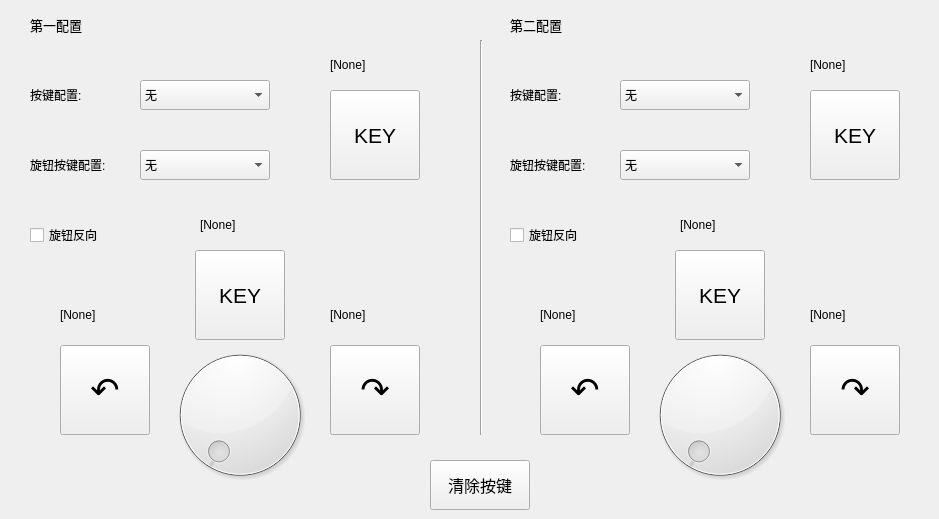
   <widget class="QWidget" name="tab_e">
    <attribute name="title">
     <string>按键旋钮</string>
    </attribute>
    <widget class="Line" name="line_2">
     <property name="geometry">
      <rect>
       <x>480</x>
       <y>40</y>
       <width>3</width>
       <height>395</height>
      </rect>
     </property>
     <property name="focusPolicy">
      <enum>Qt::NoFocus</enum>
     </property>
     <property name="orientation">
      <enum>Qt::Vertical</enum>
     </property>
    </widget>
    <widget class="QDial" name="dial_1">
     <property name="geometry">
      <rect>
       <x>165</x>
       <y>340</y>
       <width>150</width>
       <height>150</height>
      </rect>
     </property>
     <property name="focusPolicy">
      <enum>Qt::NoFocus</enum>
     </property>
     <property name="value">
      <number>0</number>
     </property>
     <property name="sliderPosition">
      <number>0</number>
     </property>
    </widget>
    <widget class="QDial" name="dial_2">
     <property name="geometry">
      <rect>
       <x>645</x>
       <y>340</y>
       <width>150</width>
       <height>150</height>
      </rect>
     </property>
     <property name="focusPolicy">
      <enum>Qt::NoFocus</enum>
     </property>
    </widget>
    <widget class="QPushButton" name="key_ec_key_11">
     <property name="geometry">
      <rect>
       <x>60</x>
       <y>345</y>
       <width>90</width>
       <height>90</height>
      </rect>
     </property>
     <property name="font">
      <font>
       <pointsize>26</pointsize>
      </font>
     </property>
     <property name="focusPolicy">
      <enum>Qt::NoFocus</enum>
     </property>
     <property name="text">
      <string>↶</string>
     </property>
    </widget>
    <widget class="QPushButton" name="key_ec_key_12">
     <property name="geometry">
      <rect>
       <x>330</x>
       <y>345</y>
       <width>90</width>
       <height>90</height>
      </rect>
     </property>
     <property name="font">
      <font>
       <pointsize>26</pointsize>
      </font>
     </property>
     <property name="focusPolicy">
      <enum>Qt::NoFocus</enum>
     </property>
     <property name="text">
      <string>↷</string>
     </property>
    </widget>
    <widget class="QPushButton" name="key_ec_key_21">
     <property name="geometry">
      <rect>
       <x>540</x>
       <y>345</y>
       <width>90</width>
       <height>90</height>
      </rect>
     </property>
     <property name="font">
      <font>
       <pointsize>26</pointsize>
      </font>
     </property>
     <property name="focusPolicy">
      <enum>Qt::NoFocus</enum>
     </property>
     <property name="text">
      <string>↶</string>
     </property>
    </widget>
    <widget class="QPushButton" name="key_ec_key_22">
     <property name="geometry">
      <rect>
       <x>810</x>
       <y>345</y>
       <width>90</width>
       <height>90</height>
      </rect>
     </property>
     <property name="font">
      <font>
       <pointsize>26</pointsize>
      </font>
     </property>
     <property name="focusPolicy">
      <enum>Qt::NoFocus</enum>
     </property>
     <property name="text">
      <string>↷</string>
     </property>
    </widget>
    <widget class="QLabel" name="label_10">
     <property name="geometry">
      <rect>
       <x>30</x>
       <y>10</y>
       <width>100</width>
       <height>30</height>
      </rect>
     </property>
     <property name="font">
      <font>
       <pointsize>10</pointsize>
      </font>
     </property>
     <property name="focusPolicy">
      <enum>Qt::NoFocus</enum>
     </property>
     <property name="text">
      <string>第一配置</string>
     </property>
    </widget>
    <widget class="QLabel" name="label_11">
     <property name="geometry">
      <rect>
       <x>510</x>
       <y>10</y>
       <width>100</width>
       <height>30</height>
      </rect>
     </property>
     <property name="font">
      <font>
       <pointsize>10</pointsize>
      </font>
     </property>
     <property name="focusPolicy">
      <enum>Qt::NoFocus</enum>
     </property>
     <property name="text">
      <string>第二配置</string>
     </property>
    </widget>
    <widget class="QPushButton" name="key_ec_key_1">
     <property name="geometry">
      <rect>
       <x>195</x>
       <y>250</y>
       <width>90</width>
       <height>90</height>
      </rect>
     </property>
     <property name="font">
      <font>
       <pointsize>16</pointsize>
      </font>
     </property>
     <property name="focusPolicy">
      <enum>Qt::NoFocus</enum>
     </property>
     <property name="text">
      <string>KEY</string>
     </property>
    </widget>
    <widget class="QPushButton" name="key_ec_key_2">
     <property name="geometry">
      <rect>
       <x>675</x>
       <y>250</y>
       <width>90</width>
       <height>90</height>
      </rect>
     </property>
     <property name="font">
      <font>
       <pointsize>16</pointsize>
      </font>
     </property>
     <property name="focusPolicy">
      <enum>Qt::NoFocus</enum>
     </property>
     <property name="text">
      <string>KEY</string>
     </property>
    </widget>
    <widget class="QLabel" name="lb_ec_key_11">
     <property name="geometry">
      <rect>
       <x>60</x>
       <y>300</y>
       <width>120</width>
       <height>30</height>
      </rect>
     </property>
     <property name="focusPolicy">
      <enum>Qt::NoFocus</enum>
     </property>
     <property name="text">
      <string>[None]</string>
     </property>
    </widget>
    <widget class="QLabel" name="lb_ec_key_12">
     <property name="geometry">
      <rect>
       <x>330</x>
       <y>300</y>
       <width>120</width>
       <height>30</height>
      </rect>
     </property>
     <property name="focusPolicy">
      <enum>Qt::NoFocus</enum>
     </property>
     <property name="text">
      <string>[None]</string>
     </property>
    </widget>
    <widget class="QLabel" name="lb_ec_key_21">
     <property name="geometry">
      <rect>
       <x>540</x>
       <y>300</y>
       <width>120</width>
       <height>30</height>
      </rect>
     </property>
     <property name="focusPolicy">
      <enum>Qt::NoFocus</enum>
     </property>
     <property name="text">
      <string>[None]</string>
     </property>
    </widget>
    <widget class="QLabel" name="lb_ec_key_22">
     <property name="geometry">
      <rect>
       <x>810</x>
       <y>300</y>
       <width>120</width>
       <height>30</height>
      </rect>
     </property>
     <property name="focusPolicy">
      <enum>Qt::NoFocus</enum>
     </property>
     <property name="text">
      <string>[None]</string>
     </property>
    </widget>
    <widget class="QLabel" name="lb_ec_key_1">
     <property name="geometry">
      <rect>
       <x>200</x>
       <y>210</y>
       <width>120</width>
       <height>30</height>
      </rect>
     </property>
     <property name="focusPolicy">
      <enum>Qt::NoFocus</enum>
     </property>
     <property name="text">
      <string>[None]</string>
     </property>
    </widget>
    <widget class="QLabel" name="lb_ec_key_2">
     <property name="geometry">
      <rect>
       <x>680</x>
       <y>210</y>
       <width>120</width>
       <height>30</height>
      </rect>
     </property>
     <property name="focusPolicy">
      <enum>Qt::NoFocus</enum>
     </property>
     <property name="text">
      <string>[None]</string>
     </property>
    </widget>
    <widget class="QLabel" name="label_43">
     <property name="geometry">
      <rect>
       <x>30</x>
       <y>150</y>
       <width>110</width>
       <height>30</height>
      </rect>
     </property>
     <property name="focusPolicy">
      <enum>Qt::NoFocus</enum>
     </property>
     <property name="text">
      <string>旋钮按键配置:</string>
     </property>
    </widget>
    <widget class="QComboBox" name="cBox_ec_key_1">
     <property name="geometry">
      <rect>
       <x>140</x>
       <y>150</y>
       <width>130</width>
       <height>30</height>
      </rect>
     </property>
     <property name="focusPolicy">
      <enum>Qt::NoFocus</enum>
     </property>
     <item>
      <property name="text">
       <string>无</string>
      </property>
     </item>
    </widget>
    <widget class="QLabel" name="label_44">
     <property name="geometry">
      <rect>
       <x>510</x>
       <y>150</y>
       <width>110</width>
       <height>30</height>
      </rect>
     </property>
     <property name="focusPolicy">
      <enum>Qt::NoFocus</enum>
     </property>
     <property name="text">
      <string>旋钮按键配置:</string>
     </property>
    </widget>
    <widget class="QComboBox" name="cBox_ec_key_2">
     <property name="geometry">
      <rect>
       <x>620</x>
       <y>150</y>
       <width>130</width>
       <height>30</height>
      </rect>
     </property>
     <property name="focusPolicy">
      <enum>Qt::NoFocus</enum>
     </property>
     <item>
      <property name="text">
       <string>无</string>
      </property>
     </item>
    </widget>
    <widget class="QPushButton" name="key_clear">
     <property name="geometry">
      <rect>
       <x>430</x>
       <y>460</y>
       <width>100</width>
       <height>50</height>
      </rect>
     </property>
     <property name="font">
      <font>
       <pointsize>12</pointsize>
      </font>
     </property>
     <property name="focusPolicy">
      <enum>Qt::NoFocus</enum>
     </property>
     <property name="text">
      <string>清除按键</string>
     </property>
    </widget>
    <widget class="QCheckBox" name="cB_ec_dir_1">
     <property name="geometry">
      <rect>
       <x>30</x>
       <y>220</y>
       <width>100</width>
       <height>30</height>
      </rect>
     </property>
     <property name="focusPolicy">
      <enum>Qt::NoFocus</enum>
     </property>
     <property name="text">
      <string>旋钮反向</string>
     </property>
    </widget>
    <widget class="QCheckBox" name="cB_ec_dir_2">
     <property name="geometry">
      <rect>
       <x>510</x>
       <y>220</y>
       <width>100</width>
       <height>30</height>
      </rect>
     </property>
     <property name="focusPolicy">
      <enum>Qt::NoFocus</enum>
     </property>
     <property name="text">
      <string>旋钮反向</string>
     </property>
    </widget>
    <widget class="QLabel" name="label_45">
     <property name="geometry">
      <rect>
       <x>30</x>
       <y>80</y>
       <width>100</width>
       <height>30</height>
      </rect>
     </property>
     <property name="focusPolicy">
      <enum>Qt::NoFocus</enum>
     </property>
     <property name="text">
      <string>按键配置:</string>
     </property>
    </widget>
    <widget class="QLabel" name="label_46">
     <property name="geometry">
      <rect>
       <x>510</x>
       <y>80</y>
       <width>100</width>
       <height>30</height>
      </rect>
     </property>
     <property name="focusPolicy">
      <enum>Qt::NoFocus</enum>
     </property>
     <property name="text">
      <string>按键配置:</string>
     </property>
    </widget>
    <widget class="QComboBox" name="cBox_key_1">
     <property name="geometry">
      <rect>
       <x>140</x>
       <y>80</y>
       <width>130</width>
       <height>30</height>
      </rect>
     </property>
     <property name="focusPolicy">
      <enum>Qt::NoFocus</enum>
     </property>
     <item>
      <property name="text">
       <string>无</string>
      </property>
     </item>
    </widget>
    <widget class="QComboBox" name="cBox_key_2">
     <property name="geometry">
      <rect>
       <x>620</x>
       <y>80</y>
       <width>130</width>
       <height>30</height>
      </rect>
     </property>
     <property name="focusPolicy">
      <enum>Qt::NoFocus</enum>
     </property>
     <item>
      <property name="text">
       <string>无</string>
      </property>
     </item>
    </widget>
    <widget class="QPushButton" name="key_key_1">
     <property name="geometry">
      <rect>
       <x>330</x>
       <y>90</y>
       <width>90</width>
       <height>90</height>
      </rect>
     </property>
     <property name="font">
      <font>
       <pointsize>16</pointsize>
      </font>
     </property>
     <property name="focusPolicy">
      <enum>Qt::NoFocus</enum>
     </property>
     <property name="text">
      <string>KEY</string>
     </property>
    </widget>
    <widget class="QPushButton" name="key_key_2">
     <property name="geometry">
      <rect>
       <x>810</x>
       <y>90</y>
       <width>90</width>
       <height>90</height>
      </rect>
     </property>
     <property name="font">
      <font>
       <pointsize>16</pointsize>
      </font>
     </property>
     <property name="focusPolicy">
      <enum>Qt::NoFocus</enum>
     </property>
     <property name="text">
      <string>KEY</string>
     </property>
    </widget>
    <widget class="QLabel" name="lb_key_1">
     <property name="geometry">
      <rect>
       <x>330</x>
       <y>50</y>
       <width>120</width>
       <height>30</height>
      </rect>
     </property>
     <property name="focusPolicy">
      <enum>Qt::NoFocus</enum>
     </property>
     <property name="text">
      <string>[None]</string>
     </property>
    </widget>
    <widget class="QLabel" name="lb_key_2">
     <property name="geometry">
      <rect>
       <x>810</x>
       <y>50</y>
       <width>120</width>
       <height>30</height>
      </rect>
     </property>
     <property name="focusPolicy">
      <enum>Qt::NoFocus</enum>
     </property>
     <property name="text">
      <string>[None]</string>
     </property>
    </widget>
   </widget>
